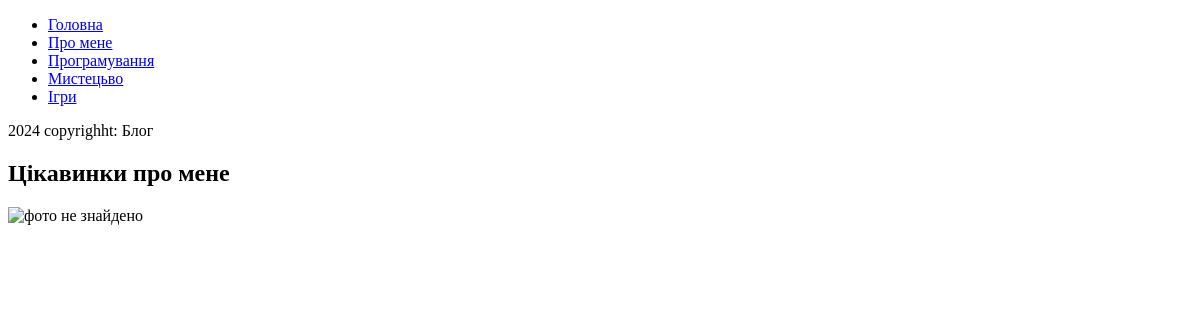
Before: /about with the older database file.
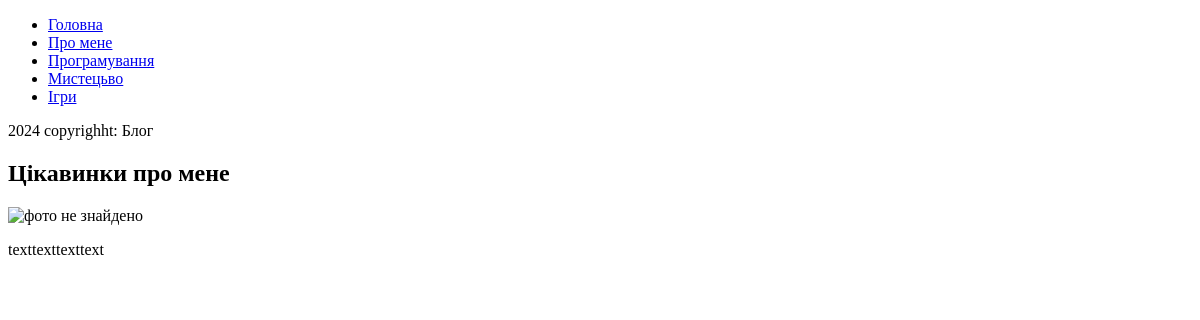
After: the same page with the newer database file.
### tables this page shows
CREATE TABLE user(
	user_id INTEGER PRIMARY KEY AUTOINCREMENT,
	name TEXT,
	image TEXT,
	login TEXT,
	password TEXT,
	description_short TEXT,
	description TEXT
);

### main.py (the view)
@app.route("/about")
def about():
    user = db.getUser()
    print(user)
    return render_template("about.html", user=user)

### db_scripts.py (called while the page is built)
def open():
    global connection, cursor
    connection = sqlite3.connect(db_name)
    cursor = connection.cursor()

def close():
    cursor.close()
    connection.close()

def getUser():
    open()
    cursor.execute('''SELECT * FROM user''')
    user = cursor.fetchone()
    close()
    return user

### templates/about.html
{%include "index.html" %}
{%block content%}
<h2>Цікавинки про мене</h2>
<img src="..." alt="фото не знайдено" width="500px" height="500px">
<p>
    {{user[6]}}
</p>
{%endblock%}

### templates/index.html (shortened to what this page needs)
<!DOCTYPE html>
<html lang="en">
<head>
</head>
<body>
    {% include "menu.html" %}
    {% include "footer.html" %}
</body>
</html>

### templates/menu.html
<header>
    <nav>
        <ul>
            <li>
                <a href="/">Головна</a>
            </li>
            <li>
                <a href="/about">Про мене</a>
            </li>
            <li>
                <a href="post/cateory/programming">Програмування </a>
            </li>
            <li>
                <a href="post/cateory/art">Мистецьво</a>
            </li>
            <li>
                <a href="post/cateory/games">Ігри</a>
            </li>
        </ul>
    </nav>
</header>

### templates/footer.html
<footer>
    <p>
        2024 copyrighht: <d>Блог</d>
    </p>
</footer>

Changed rows visible on the page:
added user: description "texttexttexttext"
